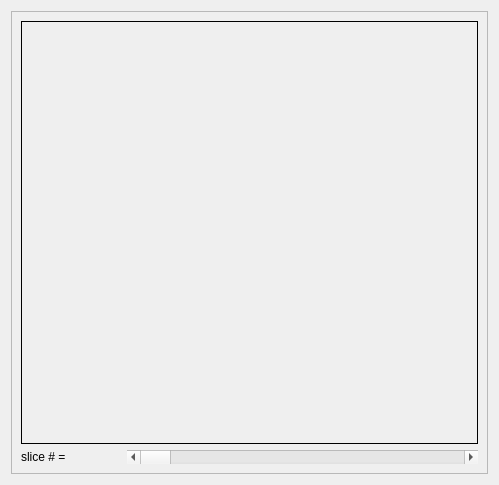
<?xml version="1.0" encoding="UTF-8"?>
<ui version="4.0">
 <class>Form</class>
 <widget class="QWidget" name="Form">
  <property name="geometry">
   <rect>
    <x>0</x>
    <y>0</y>
    <width>499</width>
    <height>485</height>
   </rect>
  </property>
  <property name="windowTitle">
   <string>Form</string>
  </property>
  <layout class="QVBoxLayout" name="verticalLayout">
   <item>
    <widget class="QFrame" name="frame_2">
     <property name="sizePolicy">
      <sizepolicy hsizetype="Preferred" vsizetype="Preferred">
       <horstretch>0</horstretch>
       <verstretch>0</verstretch>
      </sizepolicy>
     </property>
     <property name="frameShape">
      <enum>QFrame::StyledPanel</enum>
     </property>
     <property name="frameShadow">
      <enum>QFrame::Raised</enum>
     </property>
     <layout class="QVBoxLayout" name="verticalLayout_2">
      <item>
       <widget class="QFrame" name="viewer_F">
        <property name="sizePolicy">
         <sizepolicy hsizetype="Expanding" vsizetype="Expanding">
          <horstretch>0</horstretch>
          <verstretch>0</verstretch>
         </sizepolicy>
        </property>
        <property name="minimumSize">
         <size>
          <width>0</width>
          <height>0</height>
         </size>
        </property>
        <property name="frameShape">
         <enum>QFrame::Box</enum>
        </property>
       </widget>
      </item>
      <item>
       <layout class="QHBoxLayout" name="horizontalLayout_11">
        <item>
         <widget class="QLabel" name="slice_number_LBL">
          <property name="sizePolicy">
           <sizepolicy hsizetype="Minimum" vsizetype="Preferred">
            <horstretch>0</horstretch>
            <verstretch>0</verstretch>
           </sizepolicy>
          </property>
          <property name="minimumSize">
           <size>
            <width>100</width>
            <height>0</height>
           </size>
          </property>
          <property name="text">
           <string>slice # =</string>
          </property>
         </widget>
        </item>
        <item>
         <widget class="QScrollBar" name="slice_scrollB">
          <property name="sizePolicy">
           <sizepolicy hsizetype="Expanding" vsizetype="Fixed">
            <horstretch>0</horstretch>
            <verstretch>0</verstretch>
           </sizepolicy>
          </property>
          <property name="orientation">
           <enum>Qt::Horizontal</enum>
          </property>
         </widget>
        </item>
       </layout>
      </item>
     </layout>
    </widget>
   </item>
  </layout>
 </widget>
 <resources/>
 <connections/>
</ui>
